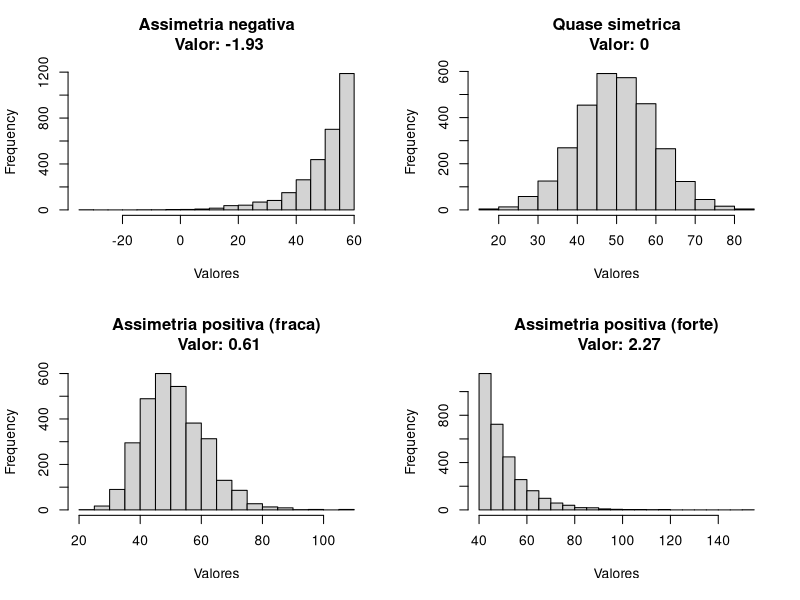
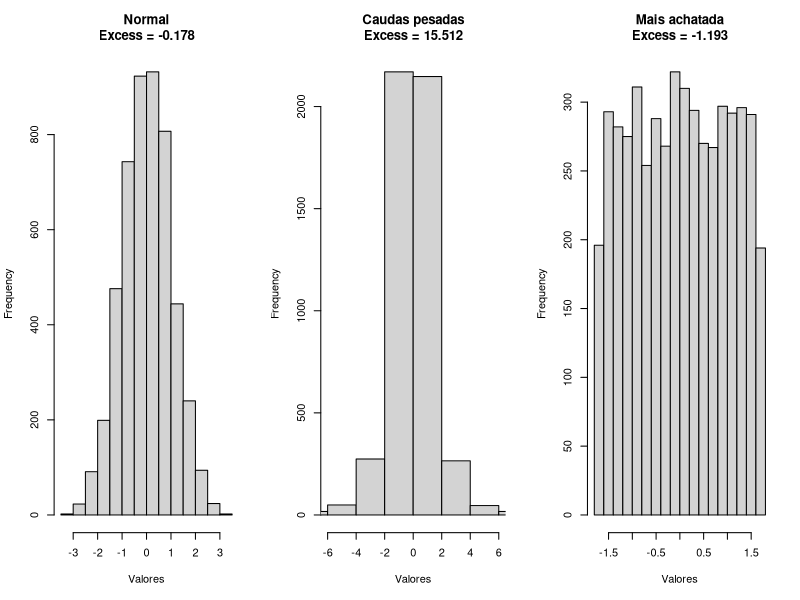
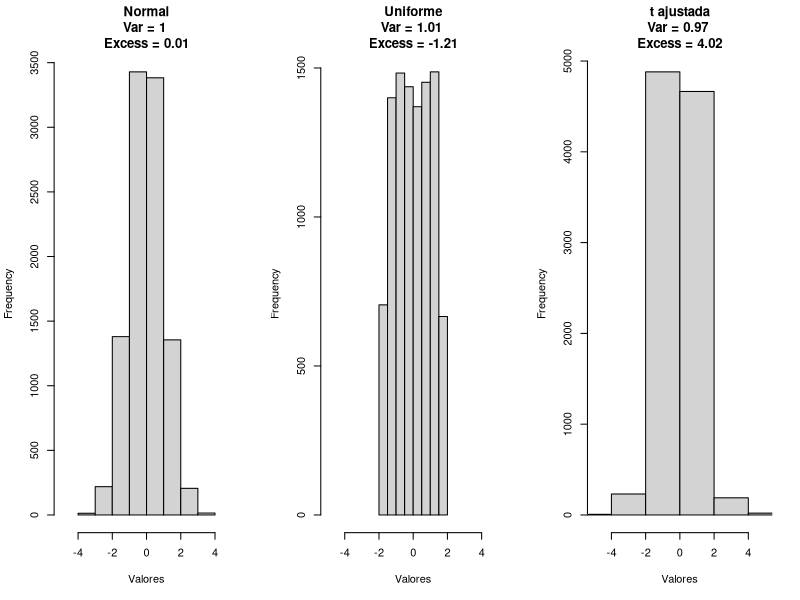
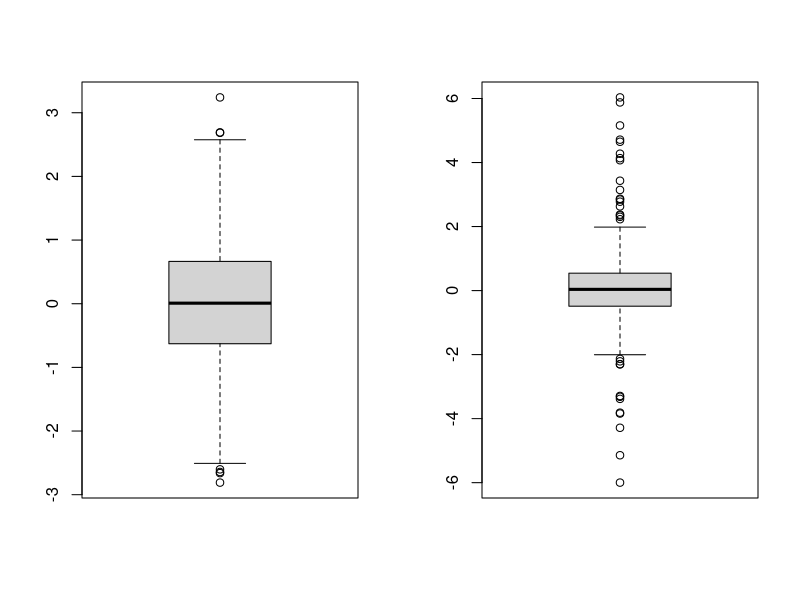
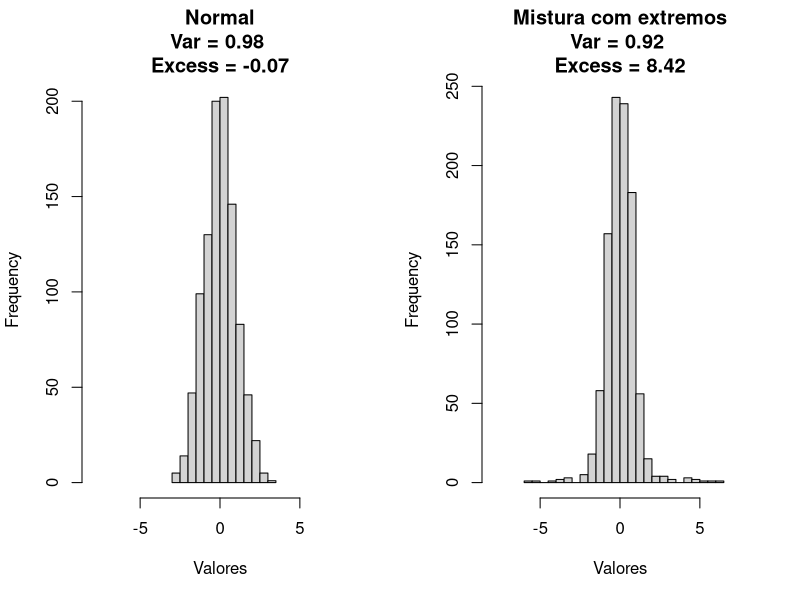

R code for these plots, in order:
#========================================================
# AULA 3: ASSIMETRIA E CURTOSE EXCESSIVA
#========================================================

#========================================================
# 1) FUNCOES "NA MAO"
#========================================================

# Assimetria amostral ajustada (tipo Fisher-Pearson)
assimetria = function(x) {
  x = x[is.finite(x)]
  n = length(x)
  
  if (n < 3) {
    stop("Sao necessarios pelo menos 3 valores.")
  }
  
  m = mean(x)
  s = sd(x)
  
  if (s == 0) {
    stop("Desvio padrao zero: assimetria indefinida.")
  }
  
  g1 = sum((x - m)^3) / n / (sqrt(sum((x - m)^2) / n)^3)
  
  # ajuste amostral
  G1 = sqrt(n * (n - 1)) / (n - 2) * g1
  
  return(G1)
}

# Curtose excessiva amostral ajustada
curtose_excess = function(x) {
  x = x[is.finite(x)]
  n = length(x)
  
  if (n < 4) {
    stop("São necessarios pelo menos 4 valores.")
  }
  
  m = mean(x)
  s2_n = sum((x - m)^2) / n
  
  if (s2_n == 0) {
    stop("Variancia zero: curtose indefinida.")
  }
  
  g2 = sum((x - m)^4) / n / (s2_n^2) - 3
  
  # ajuste amostral
  G2 = ((n - 1) / ((n - 2) * (n - 3))) * ((n + 1) * g2 + 6)
  
  return(G2)
}

#========================================================
# 2) ASSIMETRIA
#========================================================

# Objetivo:
# Comparar histograma + valor da medida de assimetria

#========================================================

set.seed(123)

# 1. Assimetria negativa
x_assim_neg <- 60 - rexp(3000, rate = 1/10)

# 2. Aproximadamente simetrica
x_simetrico <- rnorm(3000, mean = 50, sd = 10)

# 3. Assimetria positiva fraca
x_assim_pos_fraca <- rlnorm(3000, meanlog = log(50), sdlog = 0.2)

# 4. Assimetria positiva forte
x_assim_pos_forte <- rexp(3000, rate = 1/10) + 40


#========================================================
# 3) HISTOGRAMAS
#========================================================

par(mfrow = c(2, 2))

hist(x_assim_neg,
     breaks = 20,
     main = paste("Assimetria negativa\n",
                  "Valor:", round(assimetria(x_assim_neg), 2)),
     xlab = "Valores")

hist(x_simetrico,
     breaks = 20,
     main = paste("Quase simetrica\n",
                  "Valor:", round(assimetria(x_simetrico), 2)),
     xlab = "Valores")

hist(x_assim_pos_fraca,
     breaks = 20,
     main = paste("Assimetria positiva (fraca)\n",
                  "Valor:", round(assimetria(x_assim_pos_fraca), 2)),
     xlab = "Valores")

hist(x_assim_pos_forte,
     breaks = 20,
     main = paste("Assimetria positiva (forte)\n",
                  "Valor:", round(assimetria(x_assim_pos_forte), 2)),
     xlab = "Valores")

par(mfrow = c(1, 1))


#========================================================
# 4) COMENTARIOS
#========================================================

# Assimetria mede o GRAU DE INCLINACAO
# Se for perto de zero, a distribuicao e
# aproximadamente simetrica
# Se for positiva, a cauda e mais "alongada" a direita
# Se for negativa, a cauda e mais "alongada" a esquerda

# Importante:
# a assimetria NAO mede dispersão
# ela mede o DESEQUILIBRIO entre os lados


#========================================================
# 5) CURTOSE EXCESSIVA
#========================================================

set.seed(321)

# Referencia: normal
x_normal = rnorm(5000, mean = 0, sd = 1)

# Curtose excessiva positiva:
x_caudas_pesadas = rt(5000, df = 3)

# Curtose excessiva negativa:
x_achatada = runif(5000, min = -sqrt(3), max = sqrt(3))


#========================================================
# 6) HISTOGRAMAS
#========================================================

par(mfrow = c(1, 3))

hist(x_normal,
     breaks = 20,
     main = paste("Normal\nExcess =", 
                  round(curtose_excess(x_normal), 3)),
     xlab = "Valores")

hist(x_caudas_pesadas,
     breaks = 20,
     main = paste("Caudas pesadas\nExcess =", 
                  round(curtose_excess(x_caudas_pesadas), 3)),
     xlab = "Valores",
     xlim = c(-6, 6))

hist(x_achatada,
     breaks = 20,
     main = paste("Mais achatada\nExcess =", 
                  round(curtose_excess(x_achatada), 3)),
     xlab = "Valores")

par(mfrow = c(1, 1))

#========================================================
# 7) COMENTARIOS
#========================================================

# Curtose excessiva compara o "peso das caudas" 
# e a concentracao dos valores em torno do centro 
# (em relacao a normal)

# Interpretacao:
# Curtose excessiva ~ 0: parecida com a normal
# Curtose excessiva > 0: caudas mais pesadas 
# (mais concentracao no centro)
# Curtose excessiva < 0: caudas mais leves 
# (formato mais achatado)


#========================================================
# 8) VARIANCIA x CURTOSE
#========================================================

# Variancia:
# Mede DISPERSAO (em torno da media)

# Curtose excessiva:
# Mede o comportamento das CAUDAS


#========================================================
# 9) EXEMPLO
#========================================================

set.seed(123)

# Normal com variancia ~ 1
a = rnorm(10000, mean = 0, sd = 1)
var(a)

# Uniforme com variancia ~ 1
b = runif(10000, min = -sqrt(3), max = sqrt(3))
var(b)

# t com variancia ~ 1
c = rt(10000, df = 5) / sqrt(5/3)
var(c)


#========================================================
# 10) HISTOGRAMAS: MESMA VARIANCIA, CURTOSE DIFERENTE
#========================================================

par(mfrow = c(1, 3))

hist(a,
     breaks = 10,
     main = paste("Normal\nVar =", round(var(a), 2),
                  "\nExcess =", round(curtose_excess(a), 2)),
     xlab = "Valores",
     xlim = c(-5, 5))

hist(b,
     breaks = 10,
     main = paste("Uniforme\nVar =", round(var(b), 2),
                  "\nExcess =", round(curtose_excess(b), 2)),
     xlab = "Valores",
     xlim = c(-5, 5))

hist(c,
     breaks = 10,
     main = paste("t ajustada\nVar =", round(var(c), 2),
                  "\nExcess =", round(curtose_excess(c), 2)),
     xlab = "Valores",
     xlim = c(-5, 5))

par(mfrow = c(1, 1))


#========================================================
# 11) EXEMPLO 2
#========================================================

par(mfrow = c(1, 2))

set.seed(123)

x1 = rnorm(1000, 0, 1)
boxplot(x1)

# Mistura: muitos valores perto de 0, 
# mas alguns valores extremos (outliers)
x2 = c(rnorm(950, 0, 0.7), rnorm(50, 0, 3))
boxplot(x2)


#========================================================
# 11) HISTOGRAMAS
#========================================================

par(mfrow = c(1, 2))

hist(x1,
     breaks = 20,
     main = paste("Normal\nVar =", round(var(x1), 2),
                  "\nExcess =", round(curtose_excess(x1), 2)),
     xlab = "Valores",
     xlim = c(-8, 8))

hist(x2,
     breaks = 20,
     main = paste("Mistura com extremos\nVar =", round(var(x2), 2),
                  "\nExcess =", round(curtose_excess(x2), 2)),
     xlab = "Valores",
     xlim = c(-8, 8))

par(mfrow = c(1, 1))

# Curtose "penaliza" MUITO MAIS valores extremos!


#========================================================
# 12) RESUMO
#========================================================

# ASSIMETRIA mede GRAU DE INCLINACAO
# VARIANCIA mede DISPERSAO
# CURTOSE excessiva mede o "peso das caudas"
# (e compara com a distribuicao normal)
